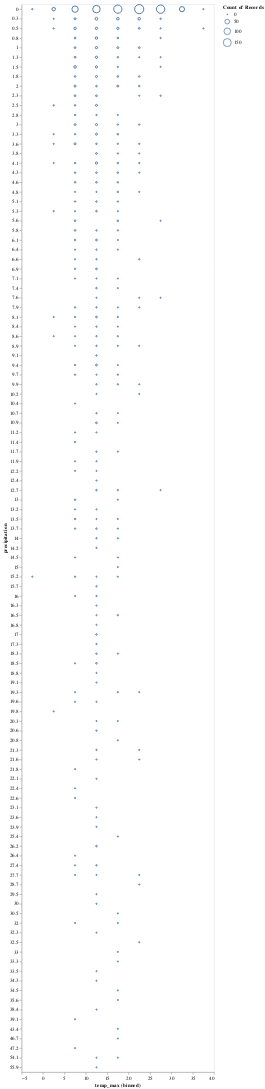
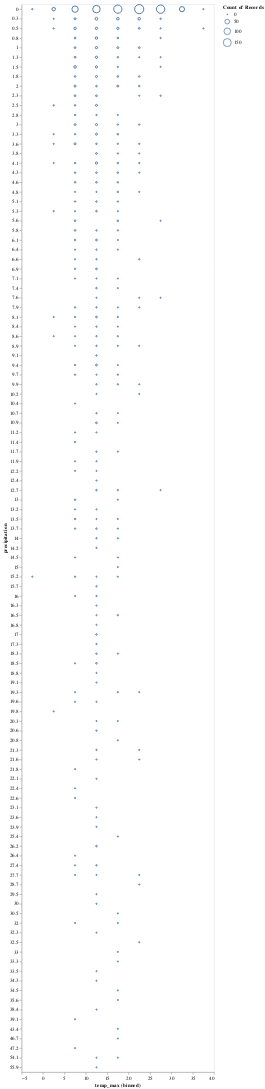

The code cell stored with these charts, in order, in its notebook:
### Markdown cell above
We will demonstrate how we found a bug in one of our soft constraints and fixed it. 
At the beginning, the soft constraint `binned_orientation_not_x` was incorrectly defined as:
```prolog
preference(binned_orientation_not_x,E) :- 
    attribute((field,type),F,(number;datetime)), 
    helper((encoding,field),E,F), 
    attribute((encoding,binning),E,_), 
    not attribute((encoding,channel),E,x).
```
Now, to simulate our debugging process, let's replace the current correct definition with it:

### Code cell
from draco.asp_utils import blocks_to_program
from draco.programs import soft

# remove the correct definition, and then replace it with the incorrect one.
s = "".join(
    blocks_to_program(
        soft.blocks, set(soft.blocks.keys()) - {"binned_orientation_not_x"}
    )
)

s += "preference(binned_orientation_not_x,E) :- \
    attribute((field,type),F,(number;datetime)), \
    helper((encoding,field),E,F), \
    attribute((encoding,binning),E,_), \
    not attribute((encoding,channel),E,x)."
new_draco = Draco(soft=s)

specs = {}
for i, model in enumerate(new_draco.complete_spec(new_input, 5)):
    chart_num = i + 1
    spec = answer_set_to_dict(model.answer_set)
    chart_name = f"Rec {chart_num}"
    specs[chart_name] = dict_to_facts(spec)
    print(f"CHART {chart_num}")
    print(f"COST: {model.cost}")
    pprint(spec)
    display(renderer.render(spec=spec, data=weather_data))

print("VIOLATED PREFERENCES:")
debugger = DracoDebug(specs=specs, draco=new_draco)
chart_preferences = debugger.chart_preferences
plotter = DracoDebugPlotter(chart_preferences)

# sort by sum of count
plotter.create_chart(DracoDebugPlotter.__DEFAULT_CONFIGS__[1])

### Figure 1 — Vega-Lite specification as saved in the notebook (floating-point values rounded to 4 significant figures; data arrays with more than 128 entries replaced by an {"elided": "..."} marker saying what was removed)
{"config": {"view": {"continuousWidth": 400, "continuousHeight": 300}}, "data": {"name": "data-830c39fec90146253fb06a06c26374ef"}, "mark": "point", "encoding": {"size": {"aggregate": "count", "scale": {"type": "linear", "zero": true}}, "x": {"bin": {"maxbins": 10}, "field": "temp_max", "scale": {"type": "linear"}, "type": "quantitative"}, "y": {"field": "precipitation", "type": "ordinal"}}, "$schema": "https://vega.github.io/schema/vega-lite/v4.17.0.json", "datasets": {"data-830c39fec90146253fb06a06c26374ef": {"elided": "1461 records"}}}

### Figure 2 — Vega-Lite specification as saved in the notebook (floating-point values rounded to 4 significant figures; data arrays with more than 128 entries replaced by an {"elided": "..."} marker saying what was removed)
{"config": {"view": {"continuousWidth": 400, "continuousHeight": 300}}, "data": {"name": "data-830c39fec90146253fb06a06c26374ef"}, "mark": "point", "encoding": {"size": {"aggregate": "count", "scale": {"type": "linear", "zero": true}}, "x": {"bin": {"maxbins": 10}, "field": "temp_max", "scale": {"type": "linear"}, "type": "quantitative"}, "y": {"field": "precipitation", "scale": {"zero": true}, "type": "ordinal"}}, "$schema": "https://vega.github.io/schema/vega-lite/v4.17.0.json", "datasets": {"data-830c39fec90146253fb06a06c26374ef": {"elided": "1461 records"}}}
